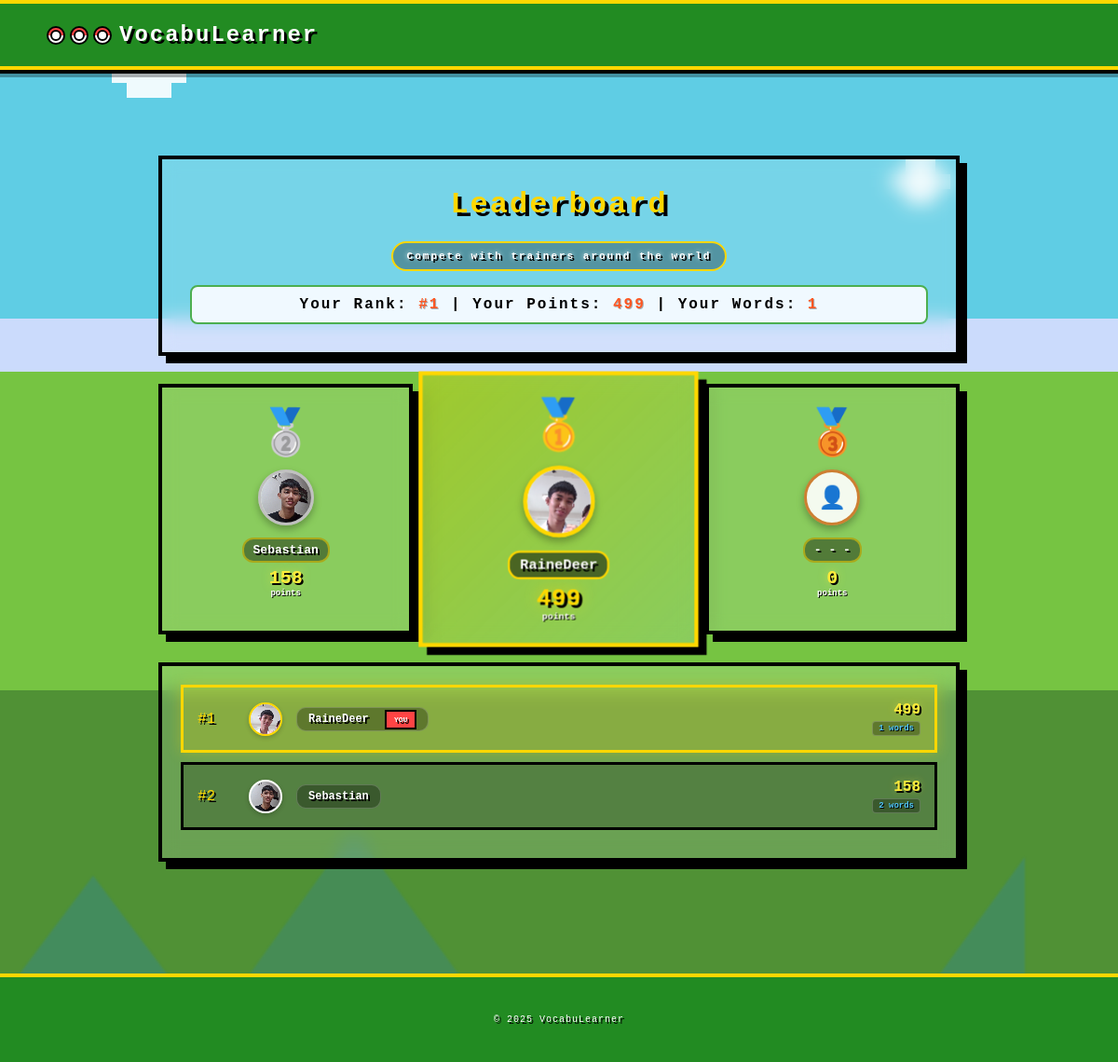
Page /leaderboard (signed in) on the committed database.
### models.py (models this page shows)
class UserAcc(db.Model):
    user_id = db.Column(db.Integer, primary_key=True)
    name = db.Column(db.String(50), nullable=False)
    email = db.Column(db.String(100), unique=True, nullable=False)
    password = db.Column(db.String(200), nullable=False)
    is_admin = db.Column(db.Boolean, default=False)
    date_created = db.Column(db.DateTime, default=datetime.utcnow)
    last_login = db.Column(db.DateTime)
    pokemon_name = db.Column(db.String(100))
    pokemon_id = db.Column(db.Integer, db.ForeignKey('pokemon.pokemon_id'))
    profile_picture = db.Column(db.String(200))
    current_streak = db.Column(db.Integer, default=0)
    longest_streak = db.Column(db.Integer, default=0)
    total_points = db.Column(db.Integer, default=0)  # Pokémon EXP

### Main.py (the view)
@app.route('/leaderboard')
@login_required
def leaderboard():
    current_user = get_current_user()
    users = UserAcc.query.filter_by(is_admin=False).order_by(UserAcc.total_points.desc(), UserAcc.name).all()
    from sqlalchemy import func
    word_counts = db.session.query(
        UserWords.user_id,
        func.count(UserWords.word_id).label('word_count')
    ).group_by(UserWords.user_id).all()
    word_count_dict = {user_id: count for user_id, count in word_counts}
    leaderboard_data = []
    current_user_word_count = 0
    user_rank = None
    for rank, user in enumerate(users, start=1):
        word_count = word_count_dict.get(user.user_id, 0)
        if user.user_id == current_user.user_id:
            current_user_word_count = word_count
            user_rank = rank
        leaderboard_data.append({
            'rank': rank,
            'user_id': user.user_id,  # ADD THIS LINE
            'username': user.name,
            'profile_picture': user.profile_picture,
            'score': user.total_points or 0,
            'words': word_count,
            'is_current_user': user.user_id == current_user.user_id
        })
    podium_users = leaderboard_data[:3] if leaderboard_data else []
    return render_template('leaderboard.html',
                         current_user=current_user,
                         current_user_word_count=current_user_word_count,
                         user_rank=user_rank or len(users) + 1,
                         podium_users=podium_users,
                         leaderboard_data=leaderboard_data)

### Main.py (called while the page is built)
def login_required(f):
    @wraps(f)
    def decorated_function(*args, **kwargs):
        if 'user_id' not in session:
            flash("Please log in to access this page.", "warning")
            return redirect(url_for('login'))
        return f(*args, **kwargs)
    return decorated_function

def get_current_user():
    if 'user_id' in session:
        return UserAcc.query.get(session['user_id'])
    return None

### Templates/leaderboard.html (shortened to what this page needs)
{% extends 'base.html' %}
{% block content %}
    {% block logo_link %}
        <a href="{{ url_for('dashboard') }}" class="logo-link">
            <div class="logo-icon">
                <div class="pokeball-mini"></div>
                <div class="pokeball-mini"></div>
                <div class="pokeball-mini"></div>
            </div>
            VocabuLearner
        </a>
    {% endblock %}
    <div class="leaderboard-container">
        <div class="page-title">
            <h1>Leaderboard</h1>
            <p>Compete with trainers around the world</p>
            <div class="user-rank-info">
                Your Rank: <strong>#{{ user_rank }}</strong> |
                Your Points: <strong>{{ current_user.total_points }}</strong> |
                Your Words: <strong>{{ current_user_word_count }}</strong>
            </div>
        </div>
        <div class="top-three">
            <div class="podium second {% if podium_users|length >= 2 %}clickable{% endif %}"
                 {% if podium_users|length >= 2 %}data-profile-url="{{ url_for('view_profile', user_id=podium_users[1].user_id) }}"{% endif %}>
                <div class="rank">🥈</div>
                {% if podium_users|length >= 2 %}
                <div class="podium-user-info">
                    <div class="podium-avatar">
                        {% if podium_users[1].profile_picture %}
                        <img src="{{ podium_users[1].profile_picture }}" alt="{{ podium_users[1].username }}" class="avatar-img">
                        {% else %}
                        <div class="avatar-default">👤</div>
                        {% endif %}
                    </div>
                    <div class="podium-details">
                        <div class="username">{{ podium_users[1].username }}</div>
                        <div class="score">{{ podium_users[1].score }}</div>
                        <div class="label">points</div>
                    </div>
                </div>
                {% endif %}
            </div>
            <div class="podium first {% if podium_users|length >= 1 %}clickable{% endif %}"
                 {% if podium_users|length >= 1 %}data-profile-url="{{ url_for('view_profile', user_id=podium_users[0].user_id) }}"{% endif %}>
                <div class="rank">🥇</div>
                {% if podium_users|length >= 1 %}
                <div class="podium-user-info">
                    <div class="podium-avatar">
                        {% if podium_users[0].profile_picture %}
                        <img src="{{ podium_users[0].profile_picture }}" alt="{{ podium_users[0].username }}" class="avatar-img">
                        {% else %}
                        <div class="avatar-default">👑</div>
                        {% endif %}
                    </div>
                    <div class="podium-details">
                        <div class="username">{{ podium_users[0].username }}</div>
                        <div class="score">{{ podium_users[0].score }}</div>
                        <div class="label">points</div>
                    </div>
                </div>
                {% endif %}
            </div>
            <div class="podium third {% if podium_users|length >= 3 %}clickable{% endif %}"
                 {% if podium_users|length >= 3 %}data-profile-url="{{ url_for('view_profile', user_id=podium_users[2].user_id) }}"{% endif %}>
                <div class="rank">🥉</div>
                {% if podium_users|length >= 3 %}
                <div class="podium-user-info">
                    <div class="podium-avatar">
                        {% if podium_users[2].profile_picture %}
                        <img src="{{ podium_users[2].profile_picture }}" alt="{{ podium_users[2].username }}" class="avatar-img">
                        {% else %}
                        <div class="avatar-default">👤</div>
                        {% endif %}
                    </div>
                    <div class="podium-details">
                        <div class="username">{{ podium_users[2].username }}</div>
                        <div class="score">{{ podium_users[2].score }}</div>
                        <div class="label">points</div>
                    </div>
                </div>
                {% else %}
                <div class="podium-user-info">
                    <div class="podium-avatar">
                        <div class="avatar-default">👤</div>
                    </div>
                    <div class="podium-details">
                        <div class="username">- - -</div>
                        <div class="score">0</div>
                        <div class="label">points</div>
                    </div>
                </div>
                {% endif %}
            </div>
        </div>
        <div class="leaderboard-list">
            {% if leaderboard_data %}
                {% for entry in leaderboard_data %}
                    <div class="leaderboard-item clickable {% if entry.is_current_user %}you{% endif %}"
                         data-profile-url="{{ url_for('view_profile', user_id=entry.user_id) }}">
                        <div class="item-left">
                            <div class="item-rank">#{{ entry.rank }}</div>
                            <div class="item-avatar">
                                {% if entry.profile_picture %}
                                <img src="{{ entry.profile_picture }}" alt="{{ entry.username }}" class="avatar-img">
                                {% else %}
                                <div class="avatar-default">👤</div>
                                {% endif %}
                            </div>
                            <div class="item-username">
                                {{ entry.username }}
                                {% if entry.is_current_user %}
                                <span class="item-badge">YOU</span>
                                {% endif %}
                            </div>
                        </div>
                        <div class="item-right">
                            <div class="item-score">{{ entry.score }}</div>
                            <div class="item-words">{{ entry.words }} words</div>
                        </div>
                    </div>
                {% endfor %}
            {% else %}
                <div class="no-data-message">
                    <p>No users on the leaderboard yet. Be the first to earn points!</p>
                </div>
            {% endif %}
        </div>
    </div>
    <footer class="footer">
        <p>© 2025 VocabuLearner</p>
    </footer>
{% endblock %}

### rows in the picture
UserAcc: total_points "499", profile_picture (picture), name "RaineDeer", rank "1", username "RaineDeer", shows "YOU", score "499", words "1"
UserAcc: profile_picture (picture), name "Sebastian", rank "2", username "Sebastian", score "158", words "2"

### other values in the picture
{{ user_rank }} "1"
{{ current_user_word_count }} "1"
{{ podium_users[1].score }} "158"
